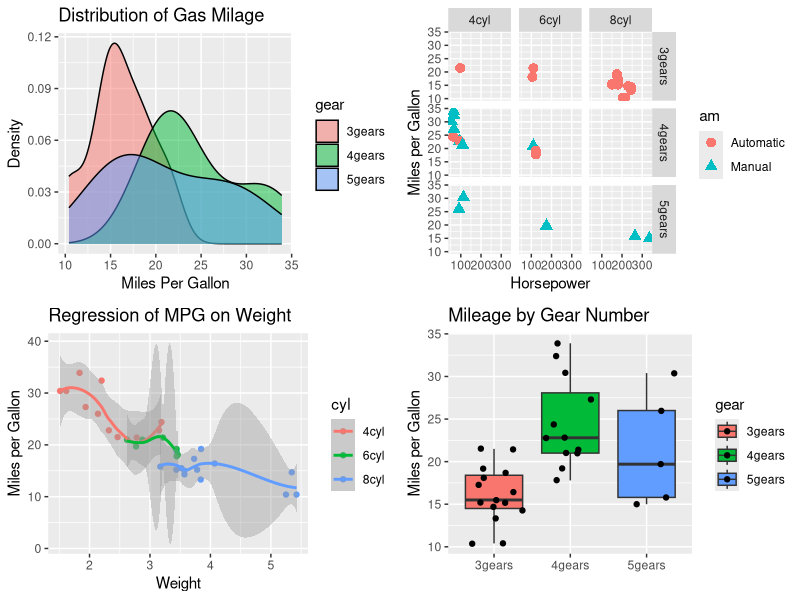

R code for this plot:
library(ggplot2)
data(mtcars)
library(gridExtra)

# create factors with value labels 
mtcars$gear <- factor(mtcars$gear,levels=c(3,4,5),
                      labels=c("3gears","4gears","5gears")) 
mtcars$am <- factor(mtcars$am,levels=c(0,1),
                    labels=c("Automatic","Manual")) 
mtcars$cyl <- factor(mtcars$cyl,levels=c(4,6,8),
                     labels=c("4cyl","6cyl","8cyl")) 
# 
# Kernel density plots for mpg
# grouped by number of gears (indicated by color)
p1<-plot<-qplot(mpg, data=mtcars, geom="density", fill=gear, alpha=I(.5), 
      main="Distribution of Gas Milage", xlab="Miles Per Gallon", 
      ylab="Density")
 
# Scatterplot of mpg vs. hp for each combination of gears and cylinders
# in each facet, transmittion type is represented by shape and color
p2<-qplot(hp, mpg, data=mtcars, shape=am, color=am, 
      facets=gear~cyl, size=I(3),
      xlab="Horsepower", ylab="Miles per Gallon") 

# Separate regressions of mpg on weight for each number of cylinders
p3<-qplot(wt, mpg, data=mtcars, geom=c("point", "smooth"), color=cyl, 
  main="Regression of MPG on Weight", 
      xlab="Weight", ylab="Miles per Gallon")

# Boxplots of mpg by number of gears 
# observations (points) are overlayed and jittered
p4<-qplot(gear, mpg, data=mtcars, geom=c("boxplot", "jitter"), 
      fill=gear, main="Mileage by Gear Number",
      xlab="", ylab="Miles per Gallon")

grid.arrange(p1, p2, p3, p4, ncol=2, nrow =2)
